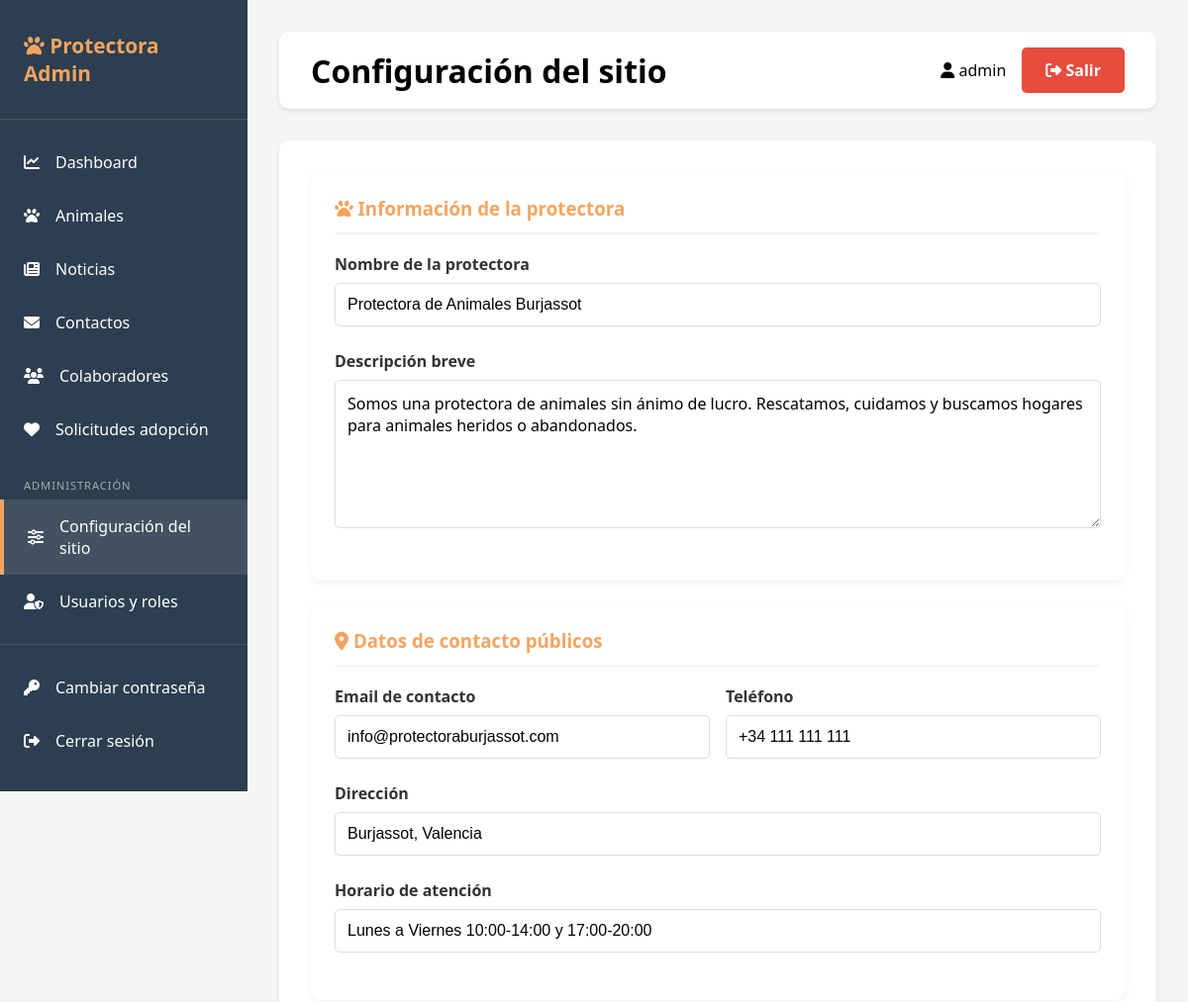
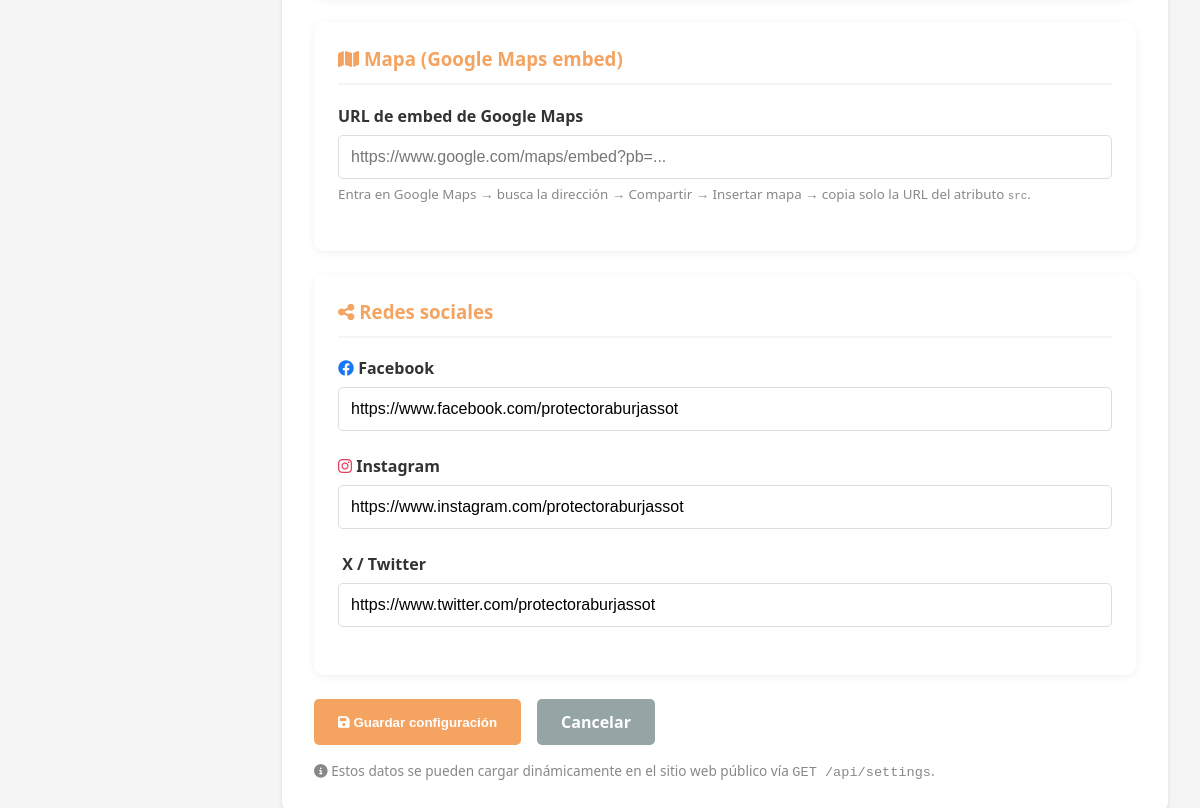
The app's page /admin/settings (signed in) with its own data (2 pictures, top to bottom).
### tables this page shows
CREATE TABLE site_settings (
                key TEXT PRIMARY KEY,
                value TEXT,
                updated_at TIMESTAMP DEFAULT CURRENT_TIMESTAMP
            );

### app.py (the view, shortened to what this page needs)
@app.route('/admin/settings', methods=['GET', 'POST'])
@role_required('superadmin')
def admin_settings():
    db = get_db()
    settings = {row['key']: row['value'] for row in db.execute('SELECT * FROM site_settings').fetchall()}
    return render_template('settings.html', settings=settings)

### app.py (called while the page is built)
def generate_csrf_token():
    if '_csrf_token' not in session:
        session['_csrf_token'] = secrets.token_hex(32)
    return session['_csrf_token']

def get_db():
    db = sqlite3.connect(DATABASE)
    db.row_factory = sqlite3.Row
    return db

def role_required(*roles):
    def decorator(f):
        @wraps(f)
        def decorated_function(*args, **kwargs):
            if 'user_id' not in session:
                return redirect(url_for('login'))
            if session.get('role') not in roles:
                flash('No tienes permiso para acceder a esta sección.', 'error')
                return redirect(url_for('dashboard'))
            return f(*args, **kwargs)
        return decorated_function
    return decorator

### templates/settings.html (shortened to what this page needs)
{% extends "base.html" %}
{% block page_title %}Configuración del sitio{% endblock %}
{% block content %}
<form method="POST">
    <div style="background:#fff; border-radius:10px; padding:1.5rem; margin-bottom:1.5rem; box-shadow:0 2px 8px rgba(0,0,0,0.06);">
        <h3 style="margin:0 0 1.2rem; color:#F4A460; border-bottom:2px solid #f5f5f5; padding-bottom:0.75rem;">
            <i class="fas fa-paw"></i> Información de la protectora
        </h3>
        <div class="form-group">
            <label for="shelter_name">Nombre de la protectora</label>
            <input type="text" id="shelter_name" name="shelter_name"
                   value="{{ settings.get('shelter_name', '') }}"
                   placeholder="Ej: Protectora de Animales Burjassot">
        </div>
        <div class="form-group">
            <label for="shelter_description">Descripción breve</label>
            <textarea id="shelter_description" name="shelter_description" rows="3"
                      placeholder="Breve descripción para el pie de página y sección 'Sobre nosotros'...">{{ settings.get('shelter_description', '') }}</textarea>
        </div>
    </div>
    <div style="background:#fff; border-radius:10px; padding:1.5rem; margin-bottom:1.5rem; box-shadow:0 2px 8px rgba(0,0,0,0.06);">
        <h3 style="margin:0 0 1.2rem; color:#F4A460; border-bottom:2px solid #f5f5f5; padding-bottom:0.75rem;">
            <i class="fas fa-map-marker-alt"></i> Datos de contacto públicos
        </h3>
        <div style="display:grid; grid-template-columns:1fr 1fr; gap:1rem;">
            <div class="form-group">
                <label for="contact_email">Email de contacto</label>
                <input type="email" id="contact_email" name="contact_email"
                       value="{{ settings.get('contact_email', '') }}"
                       placeholder="info@protectoraburjassot.com">
            </div>
            <div class="form-group">
                <label for="contact_phone">Teléfono</label>
                <input type="tel" id="contact_phone" name="contact_phone"
                       value="{{ settings.get('contact_phone', '') }}"
                       placeholder="+34 XXX XXX XXX">
            </div>
        </div>
        <div class="form-group">
            <label for="contact_address">Dirección</label>
            <input type="text" id="contact_address" name="contact_address"
                   value="{{ settings.get('contact_address', '') }}"
                   placeholder="Calle Ejemplo 1, 46100 Burjassot, Valencia">
        </div>
        <div class="form-group">
            <label for="contact_hours">Horario de atención</label>
            <input type="text" id="contact_hours" name="contact_hours"
                   value="{{ settings.get('contact_hours', '') }}"
                   placeholder="Lunes a Viernes 10:00-14:00 y 17:00-20:00">
        </div>
    </div>
    <div style="background:#fff; border-radius:10px; padding:1.5rem; margin-bottom:1.5rem; box-shadow:0 2px 8px rgba(0,0,0,0.06);">
        <h3 style="margin:0 0 1.2rem; color:#F4A460; border-bottom:2px solid #f5f5f5; padding-bottom:0.75rem;">
            <i class="fas fa-map"></i> Mapa (Google Maps embed)
        </h3>
        <div class="form-group">
            <label for="maps_embed_url">URL de embed de Google Maps</label>
            <input type="url" id="maps_embed_url" name="maps_embed_url"
                   value="{{ settings.get('maps_embed_url', '') }}"
                   placeholder="https://www.google.com/maps/embed?pb=...">
            <small style="color:#888; display:block; margin-top:0.4rem;">
                Entra en Google Maps → busca la dirección → Compartir → Insertar mapa → copia solo la URL del atributo <code>src</code>.
            </small>
        </div>
    </div>
    <div style="background:#fff; border-radius:10px; padding:1.5rem; margin-bottom:1.5rem; box-shadow:0 2px 8px rgba(0,0,0,0.06);">
        <h3 style="margin:0 0 1.2rem; color:#F4A460; border-bottom:2px solid #f5f5f5; padding-bottom:0.75rem;">
            <i class="fas fa-share-alt"></i> Redes sociales
        </h3>
        <div class="form-group">
            <label for="social_facebook"><i class="fab fa-facebook" style="color:#1877F2;"></i> Facebook</label>
            <input type="url" id="social_facebook" name="social_facebook"
                   value="{{ settings.get('social_facebook', '') }}"
                   placeholder="https://www.facebook.com/protectoraburjassot">
        </div>
        <div class="form-group">
            <label for="social_instagram"><i class="fab fa-instagram" style="color:#E4405F;"></i> Instagram</label>
            <input type="url" id="social_instagram" name="social_instagram"
                   value="{{ settings.get('social_instagram', '') }}"
                   placeholder="https://www.instagram.com/protectoraburjassot">
        </div>
        <div class="form-group">
            <label for="social_twitter"> X / Twitter</label>
            <input type="url" id="social_twitter" name="social_twitter"
                   value="{{ settings.get('social_twitter', '') }}"
                   placeholder="https://www.twitter.com/protectoraburjassot">
        </div>
    </div>
    <div style="display:flex; gap:1rem;">
        <button type="submit" class="btn btn-primary">
            <i class="fas fa-save"></i> Guardar configuración
        </button>
        <a href="{{ url_for('dashboard') }}" class="btn" style="background:#95a5a6; color:white;">
            Cancelar
        </a>
    </div>
    <p style="color:#888; font-size:0.85rem; margin-top:1rem;">
        <i class="fas fa-info-circle"></i>
        Estos datos se pueden cargar dinámicamente en el sitio web público vía <code>GET /api/settings</code>.
    </p>
</form>
{% endblock %}

### templates/base.html (style rules this page uses)
* { margin: 0; padding: 0; box-sizing: border-box; }
body { font-family: 'Segoe UI', Tahoma, Geneva, Verdana, sans-serif; background: #f5f5f5; }
.btn { padding: 0.75rem 1.5rem; border: none; border-radius: 5px; cursor: pointer; font-weight: 600; transition: all 0.3s; text-decoration: none; display: inline-block; }
.btn-primary { background: #F4A460; color: white; }
.form-group { margin-bottom: 1.5rem; }
.form-group label { display: block; margin-bottom: 0.5rem; font-weight: 600; color: #333; }
.form-group input, .form-group select, .form-group textarea { width: 100%; padding: 0.75rem; border: 1px solid #ddd; border-radius: 5px; font-size: 1rem; }
.form-group textarea { min-height: 150px; font-family: inherit; }

### records on screen
site_settings: shelter_name "Protectora de Animales Burjassot"
site_settings: shelter_description "Somos una protectora de animales sin ánimo de lucro. Rescatamos, cuidamos y buscamos hogares para animales heridos o abandonados."
site_settings: contact_email "info@protectoraburjassot.com"
site_settings: contact_phone "+34 111 111 111"
site_settings: contact_address "Burjassot, Valencia"
site_settings: contact_hours "Lunes a Viernes 10:00-14:00 y 17:00-20:00"
site_settings: social_facebook "https://www.facebook.com/protectoraburjassot"
site_settings: social_instagram "https://www.instagram.com/protectoraburjassot"
site_settings: social_twitter "https://www.twitter.com/protectoraburjassot"

### other values on screen
{{ session.username }} "admin"
